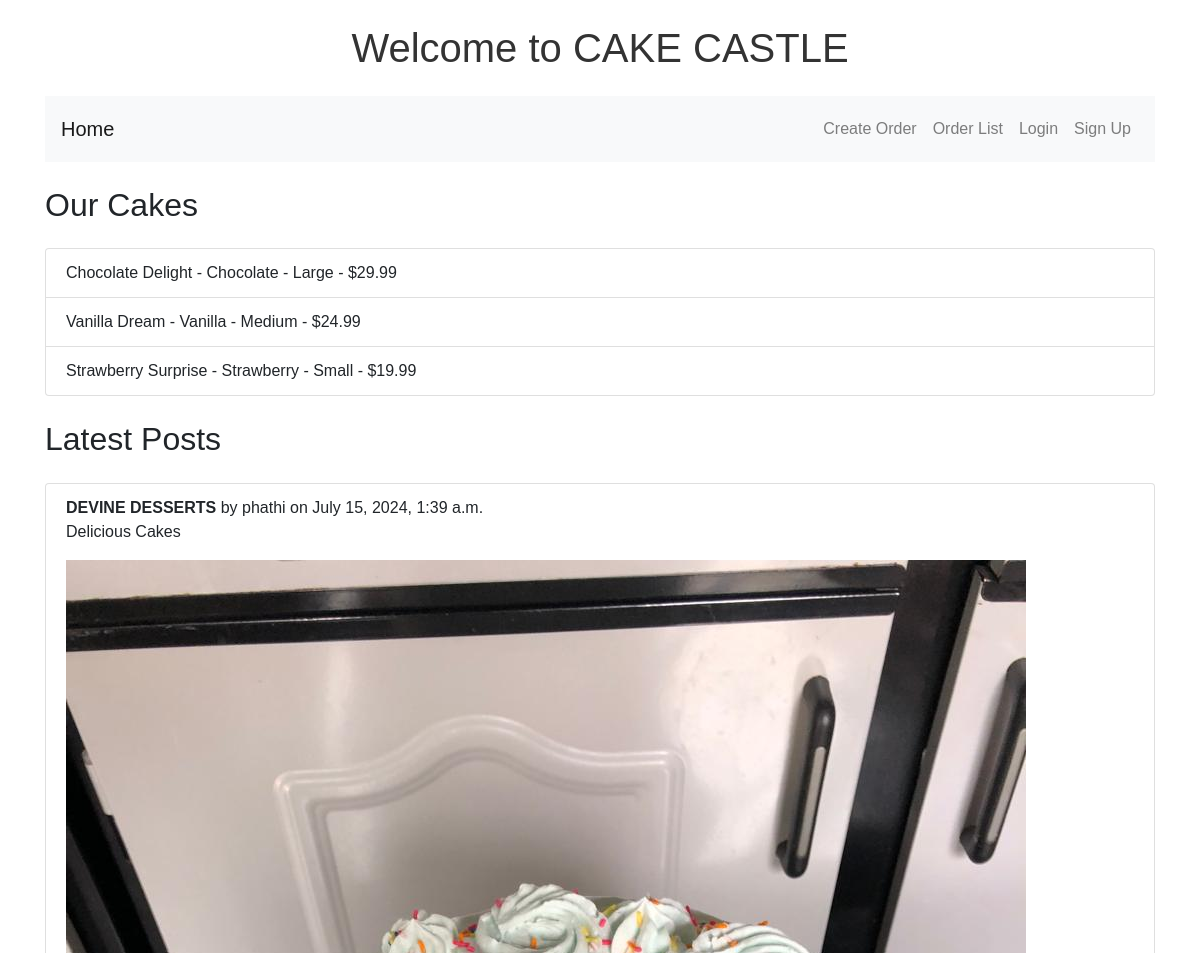
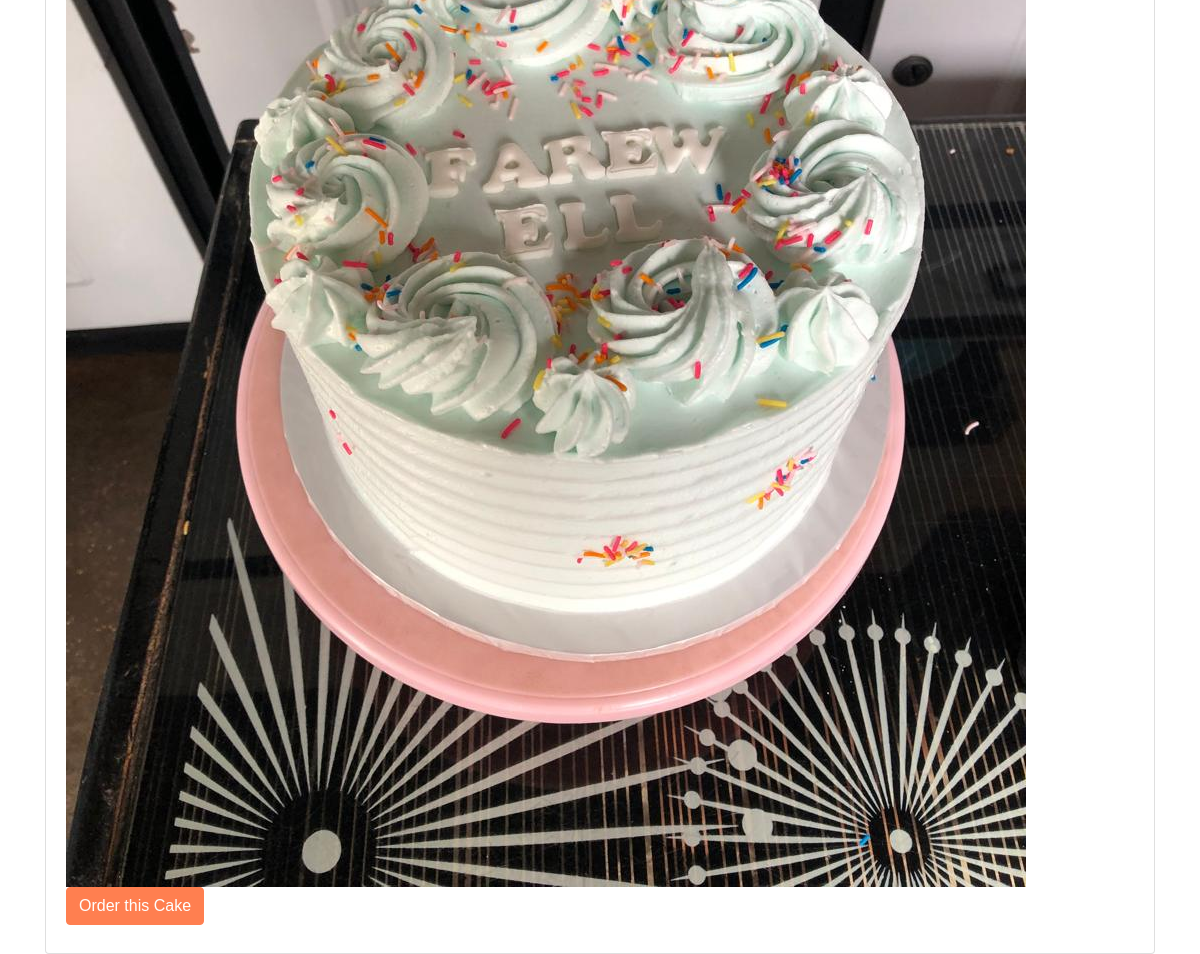
The page / on the database its author committed (2 pictures, top to bottom).
### orders/models.py (models this page shows, shortened)
class Cake(models.Model):
    name = models.CharField(max_length=255)
    flavor = models.CharField(max_length=255)
    size = models.CharField(max_length=50)
    price = models.DecimalField(max_digits=5, decimal_places=2)
    image = models.ImageField(upload_to='cakes/', default='default_image.jpg')

class Post(models.Model):
    title = models.CharField(max_length=200)
    description = models.TextField()
    image = models.ImageField(upload_to='cake_images/', default='default_image.jpg')
    author = models.ForeignKey(User, on_delete=models.CASCADE)
    created_at = models.DateTimeField(auto_now_add=True)
    updated_at = models.DateTimeField(auto_now=True)
    cake = models.ForeignKey(Cake, on_delete=models.CASCADE)

### orders/views.py (the view)
# urls.py: path('', views.index, name='index'),
def index(request):
    cakes = Cake.objects.all()
    posts = Post.objects.all()
    return render(request, 'orders/index.html', {'cakes': cakes, 'posts': posts})

### orders/templates/orders/index.html (shortened to what this page needs)
<!DOCTYPE html>
<html>
<head>
    {% load static %}
    {% load custom_filters %}
    <link rel="stylesheet" href="https://stackpath.bootstrapcdn.com/bootstrap/4.5.2/css/bootstrap.min.css">
    <link rel="stylesheet" type="text/css" href="{% static 'orders/css/style.css' %}">
</head>
<body>
    <div class="container">
        <h1 class="text-center my-4">Welcome to CAKE CASTLE</h1>
        <nav class="navbar navbar-expand-lg navbar-light bg-light">
            <a class="navbar-brand" href="{% url 'index' %}">Home</a>
            <div class="collapse navbar-collapse" id="navbarNav">
                <ul class="navbar-nav ml-auto">
                    <li class="nav-item"><a class="nav-link" href="{% url 'create_order' %}">Create Order</a></li>
                    <li class="nav-item"><a class="nav-link" href="{% url 'order_list' %}">Order List</a></li>
                    <li class="nav-item"><a class="nav-link" href="{% url 'login' %}">Login</a></li>
                    <li class="nav-item"><a class="nav-link" href="{% url 'signup' %}">Sign Up</a></li>
                </ul>
            </div>
        </nav>
        <h2 class="my-4">Our Cakes</h2>
        <ul class="list-group">
            {% for cake in cakes %}
                <li class="list-group-item">{{ cake.name }} - {{ cake.flavor }} - {{ cake.size }} - ${{ cake.price }}</li>
            {% endfor %}
        </ul>
        <h2 class="my-4">Latest Posts</h2>
        <ul class="list-group">
            {% for post in posts %}
                <li class="list-group-item">
                    <strong>{{ post.title }}</strong> by {{ post.author }} on {{ post.created_at }}
                    <p>{{ post.description }}</p>
                    <img src="{{ post.image.url }}" alt="{{ post.title }}" class="img-fluid">
                    <p><a href="{% url 'create_order' %}?cake_id={{ post.cake.id }}" class="btn btn-coral">Order this Cake</a></p>
                </li>
            {% endfor %}
        </ul>
    </div>
</body>
</html>

### orders/static/orders/css/style.css (style rules this page uses)
body { font-family: Arial, sans-serif; }
h1 { color: #333; }
ul { list-style-type: none; padding: 0; }
li { padding: 5px 0; }
.btn-coral { background-color: coral; border-color: coral; color: white; }

### rows shown on the page
Cake: name "Chocolate Delight", flavor "Chocolate", size "Large", price "29.99"
Cake: name "Vanilla Dream", flavor "Vanilla", size "Medium", price "24.99"
Cake: name "Strawberry Surprise", flavor "Strawberry", size "Small", price "19.99"
Post: title "DEVINE DESSERTS", author "phathi", created_at "July 15, 2024, 1:39 a.m.", description "Delicious Cakes", image (picture)
